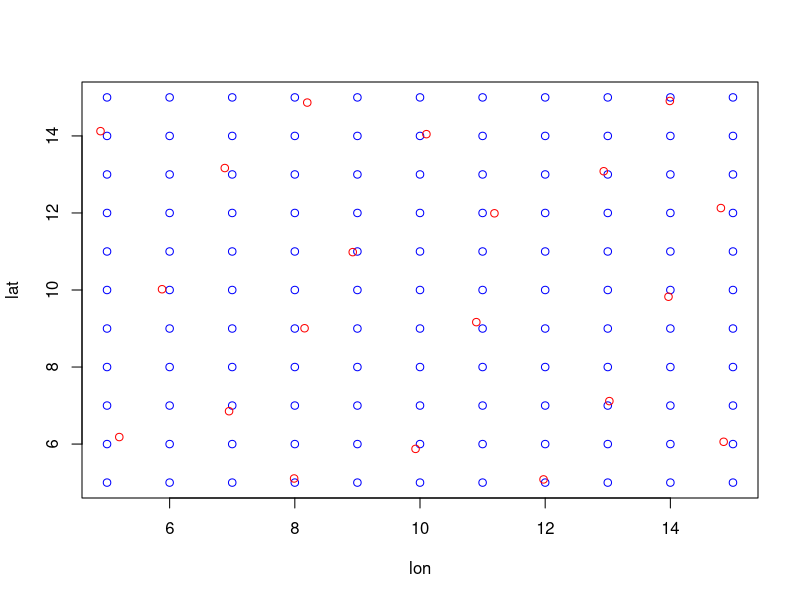

This chart was generated by the following R code:
## ---- chunk 1
library(cluster)
library(mvtnorm)
## ---- chunk 2
grid = as.matrix(expand.grid("lon" = seq(5,15,1), "lat" = seq(5,15,1)))
nLocs = dim(grid)[1]
## ---- chunk 3
nKnots = 20
knots = jitter(pam(grid,nKnots)$medoids)
## ---- chunk 4
plot(grid, col="blue")
points(knots,col="red")
## ---- chunk 5
# distance matrix of knots
distKnots = as.matrix(dist(knots))
distKnots2 = distKnots^2 # squared distances
# note: shape parameter scaled to distance matrix
gp_scale = 0.001
sigma.norm = 0.001
sigma.fat = 0.002
corKnots = exp(-gp_scale*distKnots2)
Sigma.normal = corKnots * sigma.norm * sigma.norm
Sigma.fat = corKnots * sigma.fat * sigma.fat
## ---- chunk 6
# Calculate distance from knots to grid
distAll = as.matrix(dist(rbind(grid, knots)))^2
dist21 = t(distAll[1:nKnots, -c(1:nKnots)])

Sigma21.normal = exp(-gp_scale*dist21) * sigma.norm * sigma.norm
Sigma21.fat = exp(-gp_scale*dist21) * sigma.fat * sigma.fat

## ---- chunk 7
re.norm = rmvnorm(1, mean = rep(0, nKnots), Sigma.normal)
re.fat = rmvnorm(1, mean = rep(0, nKnots), Sigma.fat)
## ---- chunk 8
# take inverse
invSigmaKnots.norm = solve(Sigma.normal) 
invSigmaKnots.fat = solve(Sigma.fat)

# Project
proj.norm = Sigma21.normal %*% invSigmaKnots.norm %*% matrix(re.norm,ncol=1)
proj.fat = Sigma21.fat %*% invSigmaKnots.fat %*% matrix(re.fat,ncol=1)

# Combine to single RF
pfat = 0.05
proj = (1-pfat)*proj.norm + pfat*proj.fat 
## ---- chunk 9
nPoints = 100
indices = sample(seq(1,nLocs), size=nPoints, replace=T)

# assume no observation error, so observed/simulated gaussian data are same
x = grid[indices,]
y.gaussian = proj[indices,1]

y.binomial = rbinom(nPoints, size=1, prob=plogis(proj[indices,1]))

y.poisson = rpois(nPoints, lambda = exp(proj[indices,1]))
